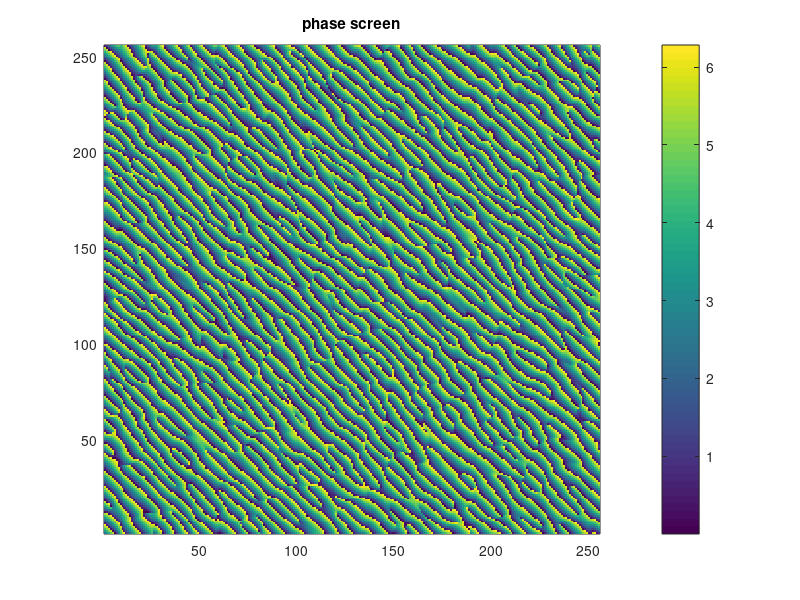
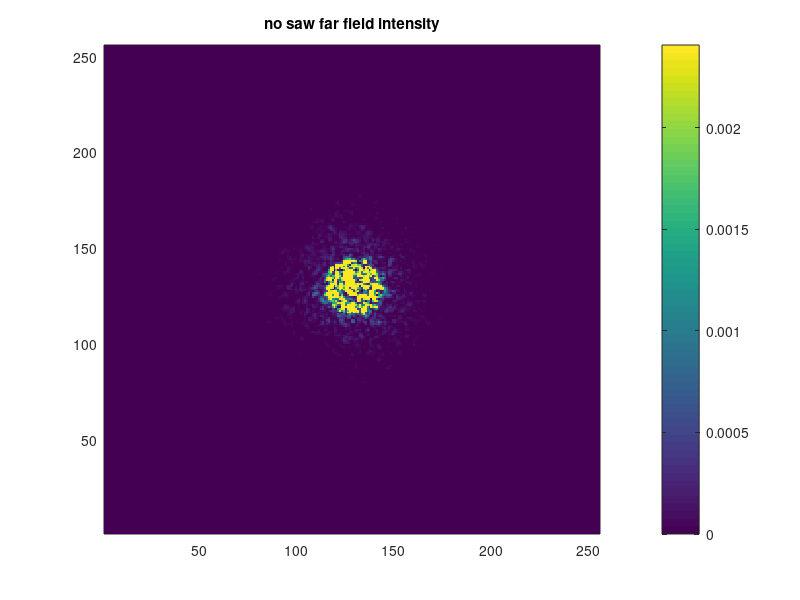
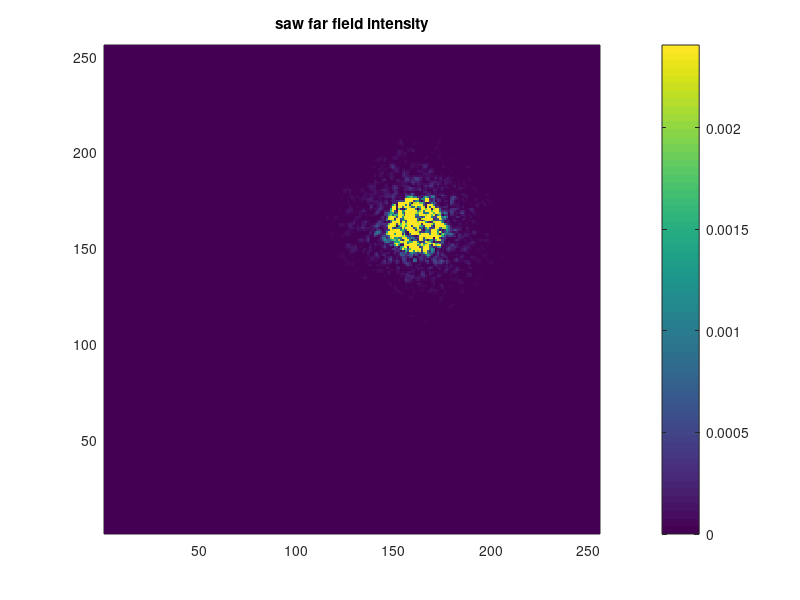

These charts were generated, in order, by the following MATLAB code:
% Stephen Guth, USNA, 12/03/2015, implementing Hyde, Basu, Voelz, and Xiao
% (2015).
%
% Script to generate sawtooth-displaced [mgsm] phase screens
%
% Define terms:
%
% mask - the full size grid controlling phase
% saw - the full size grid controlling amplitude
% F - the full size grid correcting the phase distortions due to saw
% screen - the full grid controlling both phase and amplitde
% reducedN - the "small grid" over which the saw heights are defined.  In
%   practice, we don't care much about this.
% kernel - also window, the coherence function convolved with random noise
%   to produce the grid phi_0

%
% Algorithm steps:
% 1) Set parameters
% 2) Create the window function (or kernel)
% 3) Voodoo magic to find h(x, y)  [Not important]
% 4) Create the sawtooth using h(x, y)
% 5) Create the sawtooth correction
% 6) Create and save each screen by convoling the kernel with circularly
%   complex Gaussian noise, and then adding the sawtooth and sawtooth
%   correction
% 7) Plots!
%

N = 256;            % SLM grid size
d = 8;              % Sawtooth length
Ufactor = 0.7;      % Voodoo from the blackest depths

M = 40;             % Puts the M in MGSM
Corr_width_2 = 64;  % MGSM correlation length squared, in pixels
deltax = 4;         % BGSM ring parameter
Beta = 4;           % BGSM ring parameter
l = 1;              % vortex parameter, roughly "number of turns"

numScreens = 10;

reducedN = floor(N/d);
[xx, yy] = ndgrid(1:N, 1:N);

%
% Make the convolution kernal for the phase relations
% 'kernel' and 'window' are the same thing.
%

r = size(xx, 1)/2;       % choose center of grid
c = size(yy, 2)/2;
rho = sqrt((xx-r).^2 + (yy-c).^2);
rho2 = (xx-r).^2 + (yy-c).^2;
theta = atan2(xx-r, yy-c);

windowx = zeros(size(rho));
windowName = 'default';         % for output naming

kernelType = 'mgsm';
switch kernelType
    case 'mgsm'
        for m = 1:1:M;         % add in additional windows
            window_m = factorial(M)/factorial(m)/factorial(M-m)*(-1)^(m-1)/m ...
                *exp(-rho.^2/(2*m*Corr_width_2));
            windowx = windowx + window_m;

            cc = factorial(M)/factorial(m)/factorial(M-m)*(-1)^(m-1)/m;
        end
        windowName = sprintf('mgsm_%d_%d', Corr_width_2, M);
    
    case 'ring'
        param1 = Beta*rho/deltax;
        param2 = rho.^2/(2*deltax^2); 
        windowx = besselj(0,param1).*exp(-param2);
        windowName = sprintf('ring_%d_%d', deltax, Beta);
        
    case 'vortex'
        windowx = exp(-rho2/(2*Corr_width_2));
        prefactor = -sqrt(1/(2*pi))*rho/sqrt(Corr_width_2).* ...
            exp(-rho2/(4*Corr_width_2));
        for m = 1:1:M;        % add in additional windows
            window_m = prefactor.*(1/m)*(-1i)^(m*l).*sin(m*l*theta).*...
                 (besseli((m*l-1)/2, rho2/(4*Corr_width_2)) - ...
                  besseli((m*l+1)/2, rho2/(4*Corr_width_2)));

            windowx = windowx + window_m;
        end
        windowName = sprintf('vortex_%d_%d', l, Corr_width_2);
        
    case 'swirl'
        windowx = exp(-rho2/(2*Corr_width_2));
        windowv = (-1i)^l*pi^(1/2)*rho/(2*sqrt(2)*sqrt(Corr_width_2)).* ...
                exp(-rho2/(4*Corr_width_2)).*...
                    (besseli((l-1)/2, rho2/(4*Corr_width_2)) - ... 
                     besseli((l+1)/2, rho2/(4*Corr_width_2))).* ...
                cos(l*theta);
        windowx = windowx + windowv;
        windowName = sprintf('swirl_%d_%d', l, Corr_width_2);
        
    %
    % If you make a new window function, put it here in a new [case 'foo']
    % block.  Select if by changing [kernelType = 'foo'] above the switch
    % block.
    %
        
    otherwise
        warning('No instructions for making the %s kernel yet!', kernelType);
        
end

%
% Normalize the window function, then save its power spectrum.
%

window = windowx;
fullNormFactor = sum(window(:));
kernel = window/fullNormFactor;
sqrtPhi = fft2(kernel);

%
% Name the folder where the screens are gonna go
%

outputFolder = sprintf('Output\\Saw_%s\\', windowName);
mkdir(outputFolder);

%
% Calculate the amplitude relations.
%
% Inverting H (to go from field ratios to h) is not quite as simple as
% Voelz makes it out to be.
%
% I don't have much flexibility to pick U, and still get h to converge.  U
% must be less than or equal to 1.
%
% Voelz takes U from the complex screen amplitudes in a way that I don't
% entirely understand.  That step remains unimplemented.
%
% hbar = h/lambda;
%

U = Ufactor*ones(reducedN,reducedN);

H = @(x) sinc(pi*(1 - x));
x0 = 0.1; % guess
hbar = zeros(reducedN,reducedN);
for k = 1:reducedN
    for j = 1:reducedN
        hbar(k, j) = fzero( @(x)(H(x)-U(k,j)), x0 );
    end
end

%
% Build the saw
%

sawInterval = linspace(0, 1, d);
[sawXX, sawYY] = ndgrid(sawInterval, sawInterval);
sawTemplate = (sawXX+sawYY)*pi*2;

saw = zeros(N, N);
for k = 1:reducedN
    for j = 1:reducedN
        sawBlockXX = (k-1)*d + (1:d);
        sawBlockYY = (j-1)*d + (1:d);
        saw(sawBlockXX, sawBlockYY) = sawTemplate*hbar(k,j);
    end
end
sawPhase = saw;

%
% Correct the phase from the saw distortion
%

F = zeros(N, N);
for k = 1:reducedN
    for j = 1:reducedN
        sawBlockXX = (k-1)*d + (1:d);
        sawBlockYY = (j-1)*d + (1:d);
        F(sawBlockXX, sawBlockYY) = exp(-1i*pi*(1-hbar(k, j)));
    end
end
FPhase = angle(F);

%
% Make each screen
%

for k = 1:numScreens
    
    %
    % Fourier method for randomness.
    % If you prefer the convolution method, comment out the line with
    % ifft2() and replace it with the conv2() line
    %
    
    r = randn(N, N) + 1i*randn(N, N);
    mask = ifft2(r.*sqrtPhi);
    %mask = conv2(r, kernel, 'same');
    
    maskPhase = angle(mask);
    
    %
    % Put it all together
    %
    
    screen = mod(maskPhase, 2*pi);
    sawScreen = mod(maskPhase + sawPhase + FPhase, 2*pi);
    figname = sprintf('%svoelz_%s_num_%d.bmp', outputFolder, windowName, k);
    imwrite(sawScreen/(2*pi),figname, 'bmp');
end


%
% Simulation Stuff
%

doSim = true;
if doSim
    A = 1;          % normalization thing
    b = N/4;        % incoming beam radius
    rr2 = ((xx-N/2).^2 + (yy-N/2).^2);
    gBeam = A*exp(-rr2/b^2);    % Gaussian illumination of SLM
    uBeam = ones(size(rr2));    % Uniform illumination of SLM
    beam = gBeam;
    beam = beam/sum(beam(:));   % Normalization for prettier plotting

    noSawFarField = fftshift(fft2(exp(1i*screen).*beam));
    noSawFarIntensity = abs(noSawFarField).^2;

    sawFarField = fftshift(fft2(exp(1i*sawScreen).*beam));
    sawFarIntensity = abs(sawFarField).^2;

    figure(1);
    clf;
    pcolor(abs(sawScreen));
    shading flat
    title('phase screen')
    colorbar();

    maxIntensity = max(max(noSawFarIntensity(:)), max(sawFarIntensity(:)));

    figure(2)
    clf
    pcolor(noSawFarIntensity);
    shading flat
    title('no saw far field intensity');
    caxis([0 maxIntensity*1e-1])
    colorbar();

    figure(3)
    clf
    pcolor(sawFarIntensity);
    shading flat
    title('saw far field intensity');
    caxis([0 maxIntensity*1e-1])
    colorbar();
end